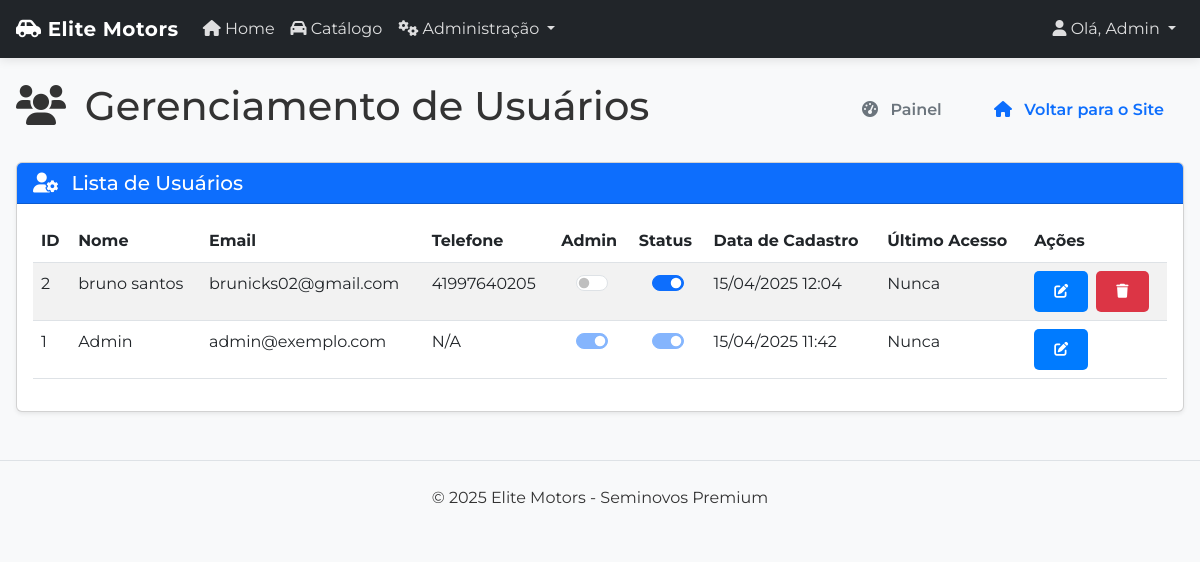
Before: /public/index.php?url=users (signed in) with the older database file.
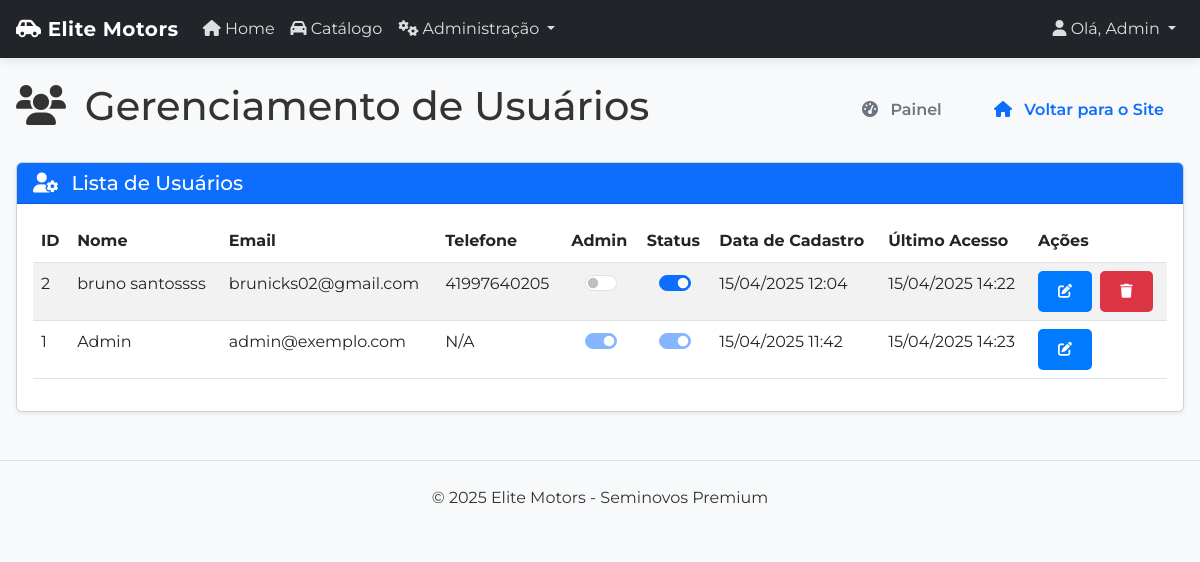
After: the same page with the newer database file.
### tables this page shows
CREATE TABLE `usuarios` (
  `id` int(11) NOT NULL,
  `nome` varchar(255) NOT NULL,
  `email` varchar(255) NOT NULL,
  `senha` varchar(255) NOT NULL,
  `telefone` varchar(20) DEFAULT NULL,
  `admin` tinyint(1) DEFAULT 0,
  `data_cadastro` timestamp NOT NULL DEFAULT current_timestamp(),
  `ultimo_acesso` datetime DEFAULT NULL,
  `ativo` tinyint(1) DEFAULT 1
);

### controllers/UsersController.php (called while the page is built, shortened)
<?php
require_once __DIR__ . '/../models/Usuario.php';
class UsersController {
    private $usuarioModel;
    public function __construct() {
        $this->usuarioModel = new Usuario();
    }
    public function index() {
        try {
            $usuarios = $this->usuarioModel->listarTodos();
            include __DIR__ . '/../views/admin/users.php';
        } catch (Exception $e) {
            $erro = "Erro ao listar usuários: " . $e->getMessage();
            include __DIR__ . '/../views/erro.php';
        }
    }
}
?>

### public/index.php (called while the page is built, shortened)
<?php
try {
    $dispatcher = new Dispatcher();
    $dispatcher->dispatch($_GET['url'] ?? '');
} catch (Exception $e) {
    error_log("Fatal error: " . $e->getMessage());
    echo "<h1>Ocorreu um erro</h1>";
    echo "<p>Desculpe, ocorreu um problema ao processar sua solicitação.</p>";
    if (getenv('ENVIRONMENT') !== 'production') {
        echo "<p>Erro: " . $e->getMessage() . "</p>";
    }
}
?>

### config/database.php (called while the page is built)
<?php
class Database {
    private static $pdo;
    public static function getConnection() {
        if (!self::$pdo) {
            try {
                self::$pdo = new PDO("mysql:host=localhost;dbname=carros_db", "root", "");
                self::$pdo->setAttribute(PDO::ATTR_ERRMODE, PDO::ERRMODE_EXCEPTION);
            } catch (PDOException $e) {
                die("Erro de conexão: " . $e->getMessage());
            }
        }
        return self::$pdo;
    }
}
?>

### models/Usuario.php (called while the page is built, shortened)
<?php
require_once __DIR__ . '/../config/database.php';
class Usuario {
    private $db;
    public function __construct() {
        $this->db = Database::getConnection();
        $this->criarTabelaSeNaoExistir();
    }
    public function criarTabelaSeNaoExistir() {
        $sql = "CREATE TABLE IF NOT EXISTS usuarios (
            id INT(11) AUTO_INCREMENT PRIMARY KEY,
            nome VARCHAR(255) NOT NULL,
            email VARCHAR(255) NOT NULL UNIQUE,
            senha VARCHAR(255) NOT NULL,
            telefone VARCHAR(20),
            admin TINYINT(1) DEFAULT 0,
            remember_token VARCHAR(255),
            reset_token VARCHAR(255),
            reset_token_expira DATETIME,
            data_cadastro TIMESTAMP DEFAULT CURRENT_TIMESTAMP
        )";
        $this->db->exec($sql);
        try {
            $this->db->exec("ALTER TABLE usuarios ADD COLUMN IF NOT EXISTS ativo TINYINT(1) DEFAULT 1");
            $this->db->exec("ALTER TABLE usuarios ADD COLUMN IF NOT EXISTS ultimo_acesso DATETIME DEFAULT NULL");
            $stmt = $this->db->query("SELECT COUNT(*) FROM usuarios WHERE admin = 1");
        } catch (PDOException $e) {
            error_log('Error checking/fixing usuarios table: ' . $e->getMessage());
        }
    }
    public function listarTodos() {
        $sql = "SELECT id, nome, email, telefone, admin, data_cadastro, ultimo_acesso, ativo
                FROM usuarios ORDER BY data_cadastro DESC";
        $stmt = $this->db->prepare($sql);
        $stmt->execute();
        return $stmt->fetchAll(PDO::FETCH_ASSOC);
    }
}
?>

### views/admin/users.php (the view, shortened to what the changed rows need)
<?php include __DIR__ . '/../header.php'; ?>
<div class="container my-4">
    <div class="d-flex justify-content-between align-items-center mb-4">
        <h1><i class="fas fa-users me-2"></i> Gerenciamento de Usuários</h1>
    </div>
    <div class="card shadow-sm">
        <div class="card-body">
            <div class="table-responsive">
                <table class="table table-striped table-hover" id="tabela-usuarios">
                    <thead>
                        <tr>
                            <th>ID</th>
                            <th>Nome</th>
                            <th>Email</th>
                            <th>Telefone</th>
                            <th>Admin</th>
                            <th>Status</th>
                            <th>Data de Cadastro</th>
                            <th>Último Acesso</th>
                            <th>Ações</th>
                        </tr>
                    </thead>
                    <tbody>
                        <?php foreach ($usuarios as $u): ?>
                        <tr>
                            <td><?php echo $u['id']; ?></td>
                            <td><?php echo htmlspecialchars($u['nome']); ?></td>
                            <td><?php echo htmlspecialchars($u['email']); ?></td>
                            <td><?php echo htmlspecialchars($u['telefone'] ?? 'N/A'); ?></td>
                            <td class="text-center">
                                <div class="form-check form-switch d-flex justify-content-center">
                                    <input class="form-check-input toggle-admin" type="checkbox" role="switch"
                                        data-id="<?php echo $u['id']; ?>"
                                        <?php echo $u['admin'] ? 'checked' : ''; ?>
                                        <?php echo $u['id'] == $_SESSION['user']['id'] ? 'disabled' : ''; ?>>
                                </div>
                            </td>
                            <td class="text-center">
                                <div class="form-check form-switch d-flex justify-content-center">
                                    <input class="form-check-input toggle-status" type="checkbox" role="switch"
                                        data-id="<?php echo $u['id']; ?>"
                                        <?php echo $u['ativo'] ? 'checked' : ''; ?>
                                        <?php echo $u['id'] == $_SESSION['user']['id'] ? 'disabled' : ''; ?>>
                                </div>
                            </td>
                            <td><?php echo date('d/m/Y H:i', strtotime($u['data_cadastro'])); ?></td>
                            <td><?php echo $u['ultimo_acesso'] ? date('d/m/Y H:i', strtotime($u['ultimo_acesso'])) : 'Nunca'; ?></td>
                            <td>
                                <a href="index.php?url=users/editar&id=<?php echo $u['id']; ?>"
                                   class="btn btn-sm btn-primary me-1" title="Editar">
                                    <i class="fas fa-edit"></i>
                                </a>
                                <?php if($u['id'] != $_SESSION['user']['id']): ?>
                                <button type="button" class="btn btn-sm btn-danger delete-user"
                                        data-id="<?php echo $u['id']; ?>"
                                        data-nome="<?php echo htmlspecialchars($u['nome']); ?>"
                                        title="Excluir">
                                    <i class="fas fa-trash"></i>
                                </button>
                                <?php endif; ?>
                            </td>
                        </tr>
                        <?php endforeach; ?>
                    </tbody>
                </table>
            </div>
        </div>
    </div>
</div>
<?php include __DIR__ . '/../footer.php'; ?>

Changed rows visible on the page:
changed usuarios "brunicks02@gmail.com": nome "bruno santos" → "bruno santossss"; ultimo_acesso (not shown) → "15/04/2025 14:22"; no longer shows "Nunca"
changed usuarios "Admin": ultimo_acesso (not shown) → "15/04/2025 14:23"; no longer shows "Nunca"
